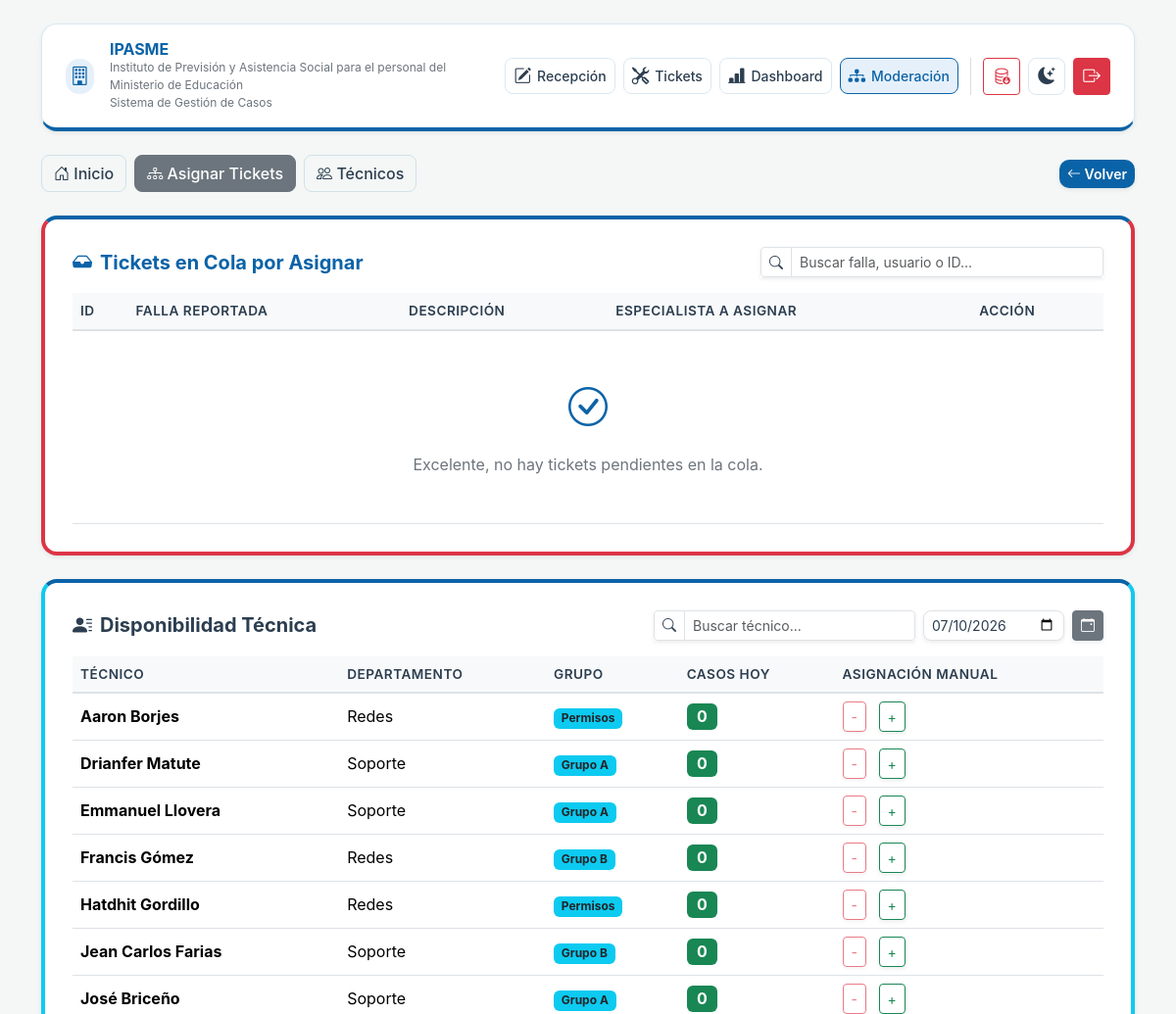
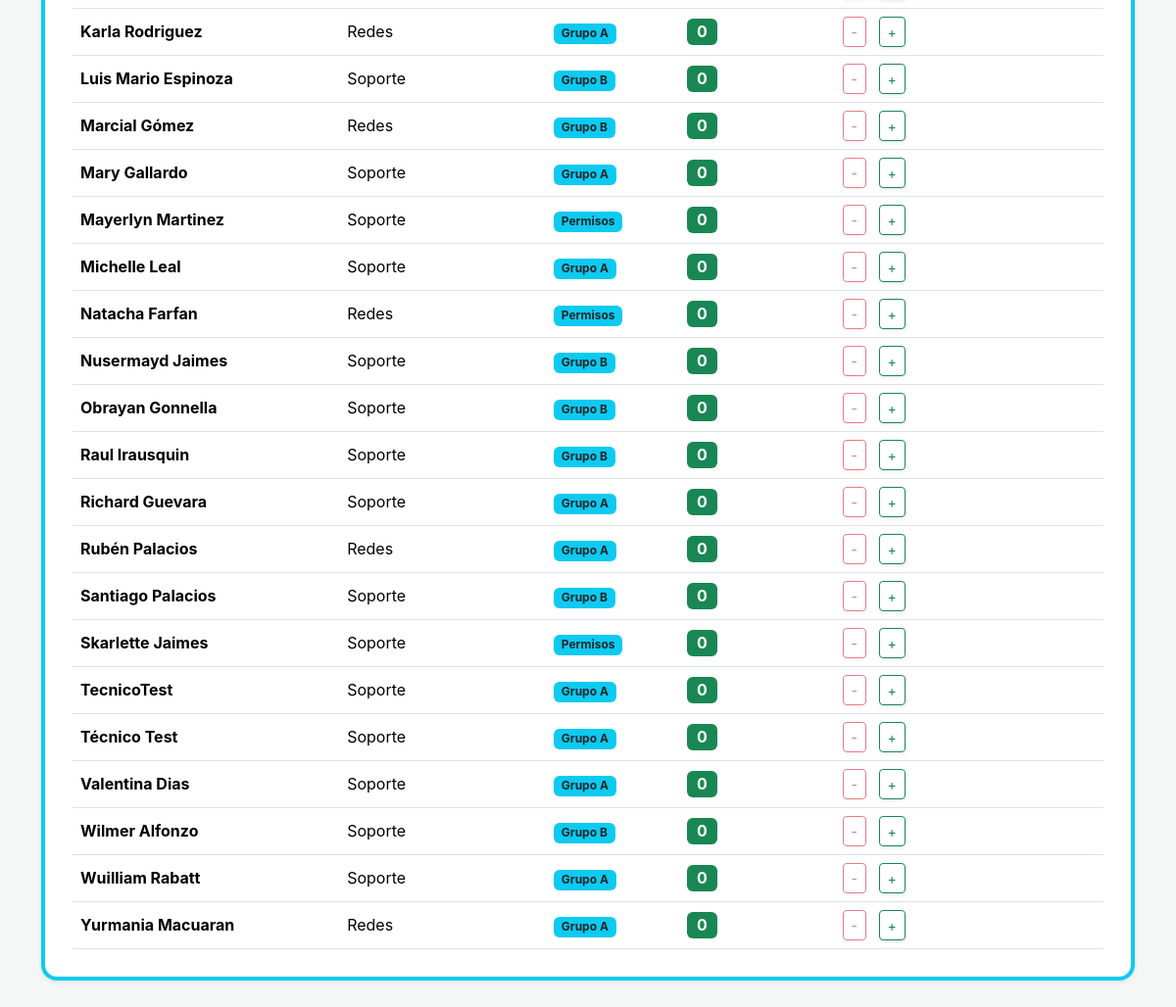
/moderacion?section=casos (signed in), run on the app's committed database (2 pictures, top to bottom).
### app.py (models this page shows, shortened)
class Tecnico(db.Model):
    __tablename__ = "soporte_tecnicos"
    id_tecnico = db.Column(db.Integer, primary_key=True)
    nombre_completo = db.Column(db.String(100), nullable=False)
    id_grupo = db.Column(db.Integer, db.ForeignKey("soporte_grupos.id_grupo"), nullable=False)
    id_depto = db.Column(db.Integer, db.ForeignKey("soporte_departamentos.id_depto"), nullable=False)
    tickets_asignados = db.relationship(
        "TicketSoporte",
        backref="tecnico",
        lazy="dynamic"
    )

class Departamento(db.Model):
    __tablename__ = "soporte_departamentos"
    id_depto = db.Column(db.Integer, primary_key=True)
    nombre_depto = db.Column(db.String(50), nullable=False)
    tecnicos = db.relationship("Tecnico", backref="departamento", lazy=True)

class Grupo(db.Model):
    __tablename__ = "soporte_grupos"
    id_grupo = db.Column(db.Integer, primary_key=True)
    nombre_grupo = db.Column(db.String(50), nullable=False)
    tecnicos = db.relationship("Tecnico", backref="grupo", lazy=True)

### app.py (the view, shortened to what this page needs)
@app.route("/moderacion", methods=["GET", "POST"])
def moderacion():
    section = request.args.get("section", "home")
    departamentos, grupos, tecnicos = cargar_filtros()
    tecnico_counts = []
    fecha_actual = request.args.get("fecha", datetime.utcnow().strftime("%Y-%m-%d"))
    try:
        fecha_dt = datetime.strptime(fecha_actual, "%Y-%m-%d")
    except ValueError:
        fecha_dt = datetime.utcnow()
        fecha_actual = fecha_dt.strftime("%Y-%m-%d")
    inicio = datetime(fecha_dt.year, fecha_dt.month, fecha_dt.day)
    fin = inicio + timedelta(days=1)
    for tecnico in tecnicos:
        casos_hoy = TicketSoporte.query.filter(
            TicketSoporte.id_tecnico_asignado == tecnico.id_tecnico,
            TicketSoporte.fecha_hora_reporte >= inicio,
            TicketSoporte.fecha_hora_reporte < fin,
            TicketSoporte.estado_operacional.in_(["Asignado", "Resuelto"])
        ).count()
        tecnico_counts.append({
            "tecnico": tecnico,
            "casos_hoy": casos_hoy,
        })
    tickets_abiertos = TicketSoporte.query.filter_by(estado_operacional="Abierto").all()
    return render_template(
        "moderacion.html",
        active="moderacion",
        section=section,
        tecnico_counts=tecnico_counts,
        fecha_actual=fecha_actual,
        tickets_abiertos=tickets_abiertos
    )

### app.py (called while the page is built, shortened)
@app.before_request
def require_login():
    if request.endpoint in ("static", "login", "super_login"):
        return
    if request.endpoint is None:
        return
    if request.endpoint == "moderacion" and session.get("user_type") != "super":
        flash("Acceso denegado. Requiere permisos de super usuario.", "danger")
        return redirect(url_for("super_login", next=request.path))
    if "user" not in session:
        return redirect(url_for("login"))

def cargar_filtros():
    cached = cache.get('cargar_filtros_ids')
    departamentos = Departamento.query.order_by(Departamento.nombre_depto).all()
    grupos = Grupo.query.filter(Grupo.nombre_grupo.in_( ["Grupo A", "Grupo B", "Permisos"]))
    grupos = grupos.order_by(Grupo.nombre_grupo).all()
    tecnicos = Tecnico.query.order_by(Tecnico.nombre_completo).all()
    cache.set('cargar_filtros_ids', {
        'departamentos': [d.id_depto for d in departamentos],
        'grupos': [g.id_grupo for g in grupos],
        'tecnicos': [t.id_tecnico for t in tecnicos],
    })
    return departamentos, grupos, tecnicos

### templates/moderacion.html (shortened to what this page needs)
{% extends "base.html" %}
{% block content %}
<div class="d-flex justify-content-between align-items-center mb-4">
  <div class="d-flex gap-2">
    <a href="{{ url_for('moderacion') }}" class="btn btn-outline-secondary{% if section == 'home' %} active{% endif %}"><i class="bi bi-house-door"></i> Inicio</a>
    <a href="{{ url_for('moderacion', section='casos') }}" class="btn btn-outline-secondary{% if section == 'casos' %} active{% endif %}"><i class="bi bi-diagram-3"></i> Asignar Tickets</a>
    <a href="{{ url_for('tecnicos', from_moderacion='1') }}" class="btn btn-outline-secondary"><i class="bi bi-people"></i> Técnicos</a>
  </div>
  <div class="d-flex align-items-center gap-2">
    {% if section == 'home' %}
    <a href="{{ url_for('index') }}" class="btn btn-main btn-sm shadow-sm"><i class="bi bi-arrow-left"></i> Volver</a>
    {% else %}
    <a href="{{ url_for('moderacion') }}" class="btn btn-main btn-sm shadow-sm"><i class="bi bi-arrow-left"></i> Volver</a>
    {% endif %}
  </div>
</div>
{% if section == 'home' %}
<div class="app-card text-center py-5 border-top border-4 border-primary shadow-sm">
  <i class="bi bi-diagram-3 text-primary mb-3" style="font-size: 3.5rem;"></i>
  <h2 class="page-title fw-bold">Moderación de Casos (P2)</h2>
  <p class="text-muted">Panel táctico para gestionar la cola de trabajo y distribuir la carga operativa.</p>
  <div class="d-flex flex-column flex-md-row justify-content-center gap-3 mt-5">
    <a href="{{ url_for('moderacion', section='casos') }}" class="btn btn-main btn-lg px-4 py-3 d-flex flex-column align-items-center gap-2 shadow-sm" style="min-width: 210px;">
      <i class="bi bi-inbox-fill fs-2"></i>
      <span class="fw-bold">Asignar Pendientes</span>
    </a>
    <a href="{{ url_for('tecnicos', from_moderacion='1') }}" class="btn btn-outline-dark btn-lg px-4 py-3 d-flex flex-column align-items-center gap-2 shadow-sm" style="min-width: 210px;">
      <i class="bi bi-person-badge-fill fs-2"></i>
      <span class="fw-bold">Gestionar Personal</span>
    </a>
    {% if session.user_type == 'super' %}
    <a href="{{ url_for('backup_db') }}" class="btn btn-outline-danger btn-lg px-4 py-3 d-flex flex-column align-items-center gap-2 shadow-sm" style="min-width: 210px;" onclick="return confirm('¿Descargar una copia de seguridad de la base de datos actual?');">
      <i class="bi bi-database-down fs-2"></i>
      <span class="fw-bold">Respaldar BD</span>
    </a>
    {% endif %}
  </div>
</div>
{% elif section == 'casos' %}
<div class="app-card mb-4 border-top border-4 border-danger shadow-sm">
  <div class="d-flex flex-column flex-md-row justify-content-between align-items-md-center mb-3 gap-3">
    <h3 class="h5 fw-bold text-danger mb-0"><i class="bi bi-inbox-fill me-2"></i>Tickets en Cola por Asignar</h3>
    <div class="input-group input-group-sm shadow-sm" style="max-width: 350px;">
      <span class="input-group-text bg-transparent"><i class="bi bi-search"></i></span>
      <input type="text" class="form-control live-search" data-table="#tabla-tickets" placeholder="Buscar falla, usuario o ID...">
    </div>
  </div>
  <div class="table-responsive">
    <table class="table align-middle table-hover m-0" id="tabla-tickets">
      <thead class="table-dark">
        <tr>
          <th>ID</th>
          <th>Falla Reportada</th>
          <th>Descripción</th>
          <th>Especialista a Asignar</th>
          <th>Acción</th>
        </tr>
      </thead>
      <tbody>
        {% for ticket in tickets_abiertos %}
        <tr>
          <td><span class="badge bg-secondary">#{{ ticket.id_ticket }}</span></td>
          <td class="fw-bold">{{ ticket.tipo_falla }}</td>
          <td><small class="text-muted">{{ ticket.descripcion_usuario }}</small></td>
          <td>
            <form method="post" action="{{ url_for('moderacion', section='casos') }}" class="d-flex flex-column gap-2">
              <input type="hidden" name="id_ticket" value="{{ ticket.id_ticket }}">
              <select name="id_tecnico" class="form-select form-select-sm shadow-sm" required>
                <option value="">-- Seleccionar --</option>
                {% for item in tecnico_counts %}
                <option value="{{ item.tecnico.id_tecnico }}">
                  {{ item.tecnico.nombre_completo }} (Carga: {{ item.casos_hoy }})
                </option>
                {% endfor %}
              </select>
              <button type="submit" class="btn btn-sm btn-main w-100 shadow-sm"><i class="bi bi-send-check"></i> Asignar</button>
            </form>
          </td>
          <td>
            <form method="post" action="{{ url_for('eliminar_asignacion', id_ticket=ticket.id_ticket) }}" onsubmit="return confirm('¿Deseas eliminar este ticket abierto?');">
              <input type="hidden" name="next" value="{{ url_for('moderacion', section='casos') }}">
              <button type="submit" class="btn btn-sm btn-outline-danger w-100 shadow-sm"><i class="bi bi-trash3"></i> Borrar</button>
            </form>
          </td>
        </tr>
        {% else %}
        <tr>
          <td colspan="5" class="text-center text-muted py-5">
            <i class="bi bi-check-circle fs-1 text-success d-block mb-3"></i>
            Excelente, no hay tickets pendientes en la cola.
          </td>
        </tr>
        {% endfor %}
      </tbody>
    </table>
  </div>
</div>
<div class="app-card border-top border-4 border-info shadow-sm">
  <div class="d-flex flex-column flex-md-row justify-content-between align-items-md-center mb-3 gap-3">
    <h3 class="h5 fw-bold mb-0"><i class="bi bi-person-lines-fill me-2"></i>Disponibilidad Técnica</h3>
    <div class="d-flex gap-2">
      <div class="input-group input-group-sm shadow-sm">
        <span class="input-group-text bg-transparent"><i class="bi bi-search"></i></span>
        <input type="text" class="form-control live-search" data-table="#tabla-disponibilidad" placeholder="Buscar técnico...">
      </div>
      <form method="get" class="d-flex gap-2 align-items-center m-0">
        <input type="date" name="fecha" class="form-control form-control-sm w-auto shadow-sm" value="{{ fecha_actual }}">
        <button type="submit" class="btn btn-secondary btn-sm shadow-sm"><i class="bi bi-calendar-event"></i></button>
      </form>
    </div>
  </div>
  <div class="table-responsive">
    <table class="table align-middle table-hover m-0" id="tabla-disponibilidad">
      <thead class="table-light">
        <tr>
          <th>Técnico</th>
          <th>Departamento</th>
          <th>Grupo</th>
          <th>Casos Hoy</th>
          <th>Asignación Manual</th>
        </tr>
      </thead>
      <tbody>
        {% for item in tecnico_counts %}
        <tr>
          <td class="fw-bold">{{ item.tecnico.nombre_completo }}</td>
          <td>{{ item.tecnico.departamento.nombre_depto }}</td>
          <td><span class="badge bg-info text-dark">{{ item.tecnico.grupo.nombre_grupo }}</span></td>
          <td>
            <span class="badge {% if item.casos_hoy > 3 %}bg-danger{% elif item.casos_hoy > 1 %}bg-warning text-dark{% else %}bg-success{% endif %} fs-6">
              {{ item.casos_hoy }}
            </span>
          </td>
          <td>
            <a href="{{ url_for('ajustar_asignaciones', id_tecnico=item.tecnico.id_tecnico, action='remove', fecha=fecha_actual) }}" class="btn btn-sm btn-outline-danger shadow-sm {% if item.casos_hoy == 0 %} disabled{% endif %}" title="Restar caso">-</a>
            <a href="{{ url_for('ajustar_asignaciones', id_tecnico=item.tecnico.id_tecnico, action='add', fecha=fecha_actual) }}" class="btn btn-sm btn-outline-success ms-2 shadow-sm" title="Añadir directo">+</a>
          </td>
        </tr>
        {% endfor %}
      </tbody>
    </table>
  </div>
</div>
{% endif %}
{% endblock %}

### static/css/styles.css (style rules this page uses)
:root { --bg-color: #f4f7f6; --text-color: #2c3e50; --text-muted: #6c757d; --card-bg: rgba(255, 255, 255, 0.95); --card-border: rgba(11, 99, 167, 0.15); --ipasme-blue: #0b63a7; --ipasme-blue-light: #e6f0fa; --ipasme-blue-dark: #08497d; --accent-color: #e0725a; --glass-shadow: 0 8px 24px rgba(11, 99, 167, 0.08); --table-bg: transparent; --table-header-bg: #f8f9fa; --table-header-color: #2c3e50; --table-border: #dee2e6; --input-bg: #ffffff; }
body { background-color: var(--bg-color); color: var(--text-color); transition: background-color 0.3s ease, color 0.3s ease; font-family: 'Inter', system-ui, sans-serif; }
h1, h2, h3, h4, h5, h6, .page-title { color: var(--text-color) !important; }
.text-muted, small.text-muted { color: var(--text-muted) !important; }
.app-card { background: var(--card-bg); backdrop-filter: blur(12px); -webkit-backdrop-filter: blur(12px); border: 1px solid var(--card-border); border-top: 4px solid var(--ipasme-blue) !important; border-radius: 16px; box-shadow: var(--glass-shadow); transition: transform 0.2s ease, box-shadow 0.2s ease, background 0.3s ease; padding: 28px; margin-bottom: 24px; }
.btn-main { background-color: var(--ipasme-blue); color: #ffffff !important; border: none; font-weight: 600; border-radius: 10px; transition: all 0.2s ease; }
.btn-outline-dark, .btn-outline-secondary { color: var(--text-color); border-color: var(--card-border); border-radius: 8px; font-weight: 500; }
.form-control, .form-select, .input-group-text { background-color: var(--input-bg); color: var(--text-color); border-color: var(--table-border); border-radius: 8px; }
.input-group-text { font-size: 1.1rem; }
.table { color: var(--text-color); border-color: var(--table-border); }
.table-light, .table-dark { background-color: var(--table-header-bg) !important; color: var(--table-header-color) !important; border-bottom: 2px solid var(--table-border); }
.table-light th, .table-dark th { background-color: var(--table-header-bg) !important; color: var(--table-header-color) !important; font-weight: 600; text-transform: uppercase; font-size: 0.85rem; letter-spacing: 0.5px; }
.text-primary, .text-info, .text-success, .text-warning, .text-danger { color: var(--ipasme-blue) !important; }

### data on the page
Tecnico: tecnico.nombre_completo "Aaron Borjes"
Departamento: tecnico.departamento.nombre_depto "Redes" "Redes" "Redes" "Redes" "Redes" "Redes" "Redes" "Redes"
Grupo: tecnico.grupo.nombre_grupo "Permisos" "Permisos" "Permisos" "Permisos" "Permisos"
Tecnico: tecnico.nombre_completo "Drianfer Matute"
Departamento: tecnico.departamento.nombre_depto "Soporte" "Soporte" "Soporte" "Soporte" "Soporte" "Soporte" "Soporte" "Soporte" "Soporte" "Soporte" "Soporte" "Soporte" "Soporte" "Soporte" "Soporte" "Soporte" "Soporte" "Soporte" "Soporte"
Grupo: tecnico.grupo.nombre_grupo "Grupo A" "Grupo A" "Grupo A" "Grupo A" "Grupo A" "Grupo A" "Grupo A" "Grupo A" "Grupo A" "Grupo A" "Grupo A" "Grupo A" "Grupo A"
Tecnico: tecnico.nombre_completo "Emmanuel Llovera"
Tecnico: tecnico.nombre_completo "Francis Gómez"
Grupo: tecnico.grupo.nombre_grupo "Grupo B" "Grupo B" "Grupo B" "Grupo B" "Grupo B" "Grupo B" "Grupo B" "Grupo B" "Grupo B"
Tecnico: tecnico.nombre_completo "Hatdhit Gordillo"
Tecnico: tecnico.nombre_completo "Jean Carlos Farias"
Tecnico: tecnico.nombre_completo "José Briceño"
Tecnico: tecnico.nombre_completo "Karla Rodriguez"
Tecnico: tecnico.nombre_completo "Luis Mario Espinoza"
Tecnico: tecnico.nombre_completo "Marcial Gómez"
Tecnico: tecnico.nombre_completo "Mary Gallardo"
Tecnico: tecnico.nombre_completo "Mayerlyn Martinez"
Tecnico: tecnico.nombre_completo "Michelle Leal"
Tecnico: tecnico.nombre_completo "Natacha Farfan"
Tecnico: tecnico.nombre_completo "Nusermayd Jaimes"
Tecnico: tecnico.nombre_completo "Obrayan Gonnella"
Tecnico: tecnico.nombre_completo "Raul Irausquin"
Tecnico: tecnico.nombre_completo "Richard Guevara"
Tecnico: tecnico.nombre_completo "Rubén Palacios"
Tecnico: tecnico.nombre_completo "Santiago Palacios"
Tecnico: tecnico.nombre_completo "Skarlette Jaimes"
Tecnico: tecnico.nombre_completo "TecnicoTest"
Tecnico: tecnico.nombre_completo "Técnico Test"
Tecnico: tecnico.nombre_completo "Valentina Dias"
Tecnico: tecnico.nombre_completo "Wilmer Alfonzo"
Tecnico: tecnico.nombre_completo "Wuilliam Rabatt"
Tecnico: tecnico.nombre_completo "Yurmania Macuaran"

### other printed values
{{ item.casos_hoy }} "0" "0" "0" "0" "0" "0" "0" "0" "0" "0" "0" "0" "0" "0" "0" "0" "0" "0" "0" "0" "0" "0" "0" "0" "0" "0" "0"
